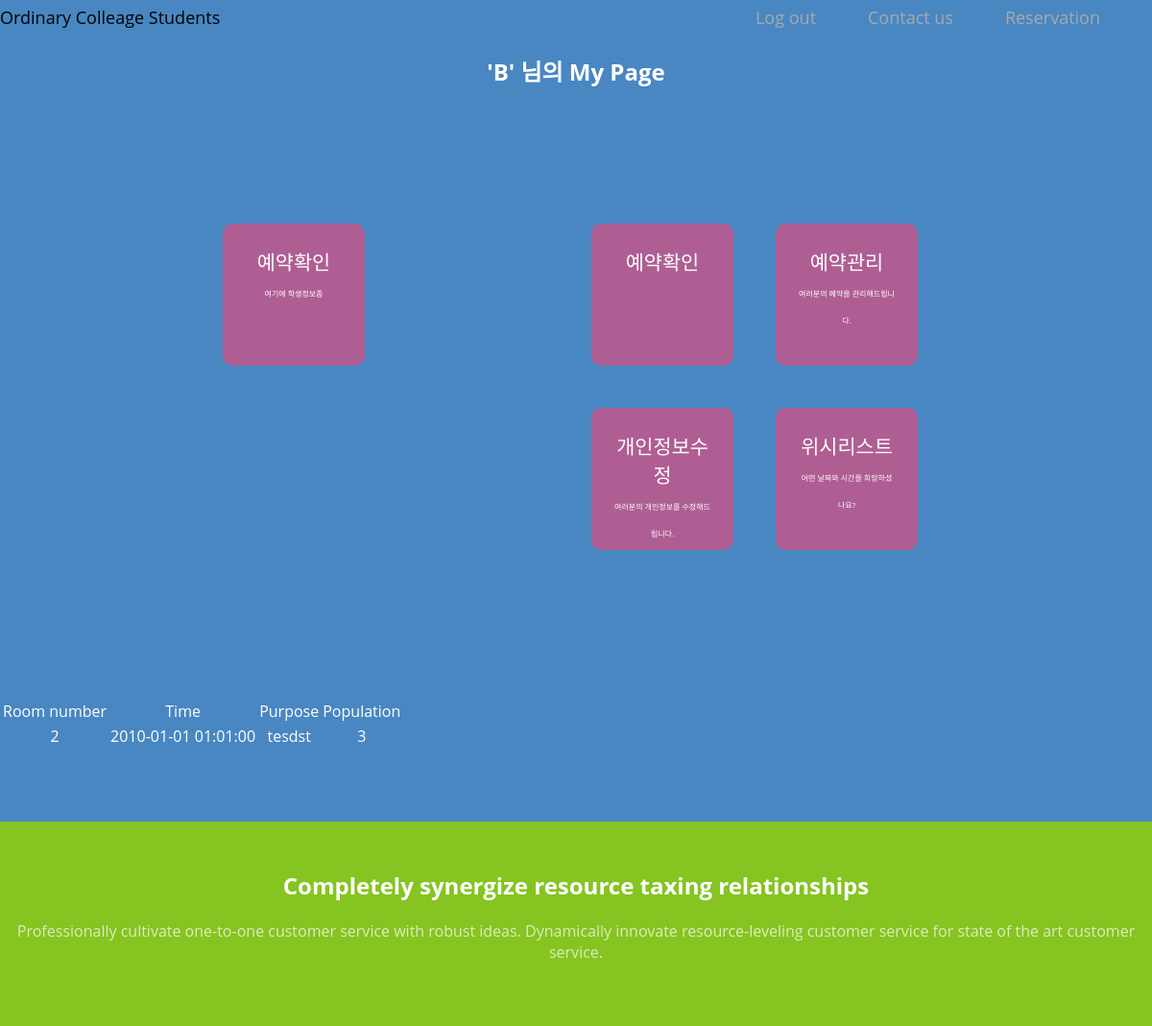
The page /mypage.php (signed in) on the database as committed earlier.
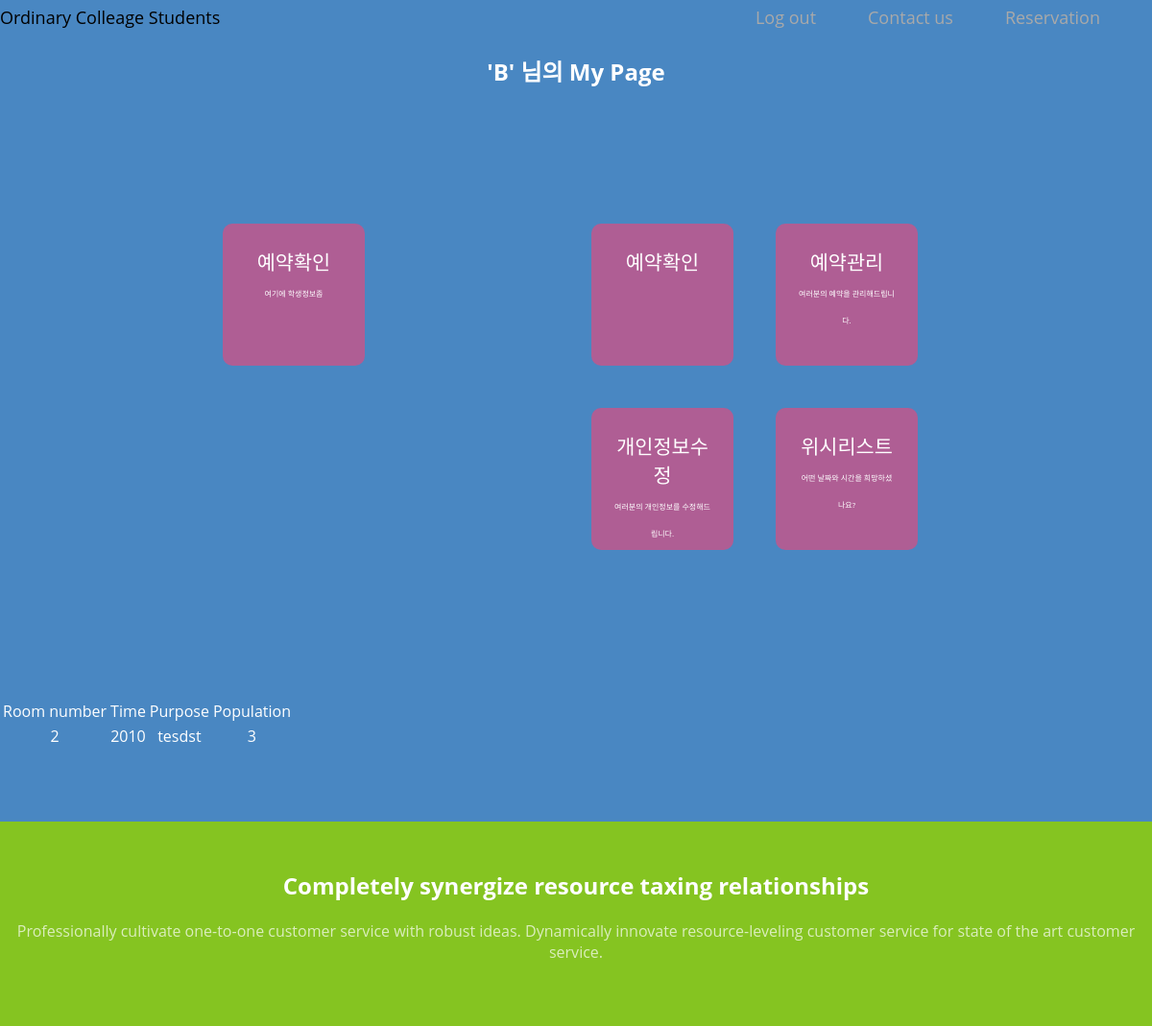
The same page on the database as committed later.
### tables this page shows
create table reservation(
	id varchar(30) not null,
	reserve_date integer not null,
	reserve_room_no integer not null,
	purpose varchar(300),
	population integer not null,
	constraint fk_room foreign key(reserve_room_no) references room(room_no) on delete cascade
);

### html/mypage.php (the view, shortened to what this page needs)
<!DOCTYPE html>
<html lang="en">
<head>
    <link href="css/style.css" rel="stylesheet">
    <link href="css/layout.css" rel="stylesheet">
    <link href="css/book.css" rel="stylesheet">
</head>
<body>
    <header>
        <ul>
            <a href="index.php">Ordinary Colleage Students</a>
            <li><a href="reserve.php">Reservation</a></li>
            <li><a href="contactus.html">Contact us</a></li>
            <li class="dropdown">
                Log out
            </li>
        </ul>
    </header>
    <nav>
                    <?php
                    if($_SESSION["status"] == "log_in") {
                        $user_id = $_SESSION["id"];
                        $query = "SELECT * FROM reservation WHERE id='$user_id'";
                        $db = new PDO("mysql:dbname=smash", "root", "root");
                        $rows = $db->query($query);
                    ?>
                        <h1>'<?= $user_id ?>' 님의 My Page</h1>
                        <div class = "wrapper">
                            <ul class = "sq clearfix">
                                <li class = "sq-item sq-item-large">
                                    <p class = "sq-item-anchor" > 예약확인</br><span>여기에 학생정보좀</span></p>
                                </li>
                                <li class = "sq-item">
                                    <a class = "sq-item-anchor" href=""> 예약확인 </a>
                                </li>
                                <li class = "sq-item">
                                    <a class = "sq-item-anchor" href=""> 예약관리 </br><span>여러분의 예약을 관리해드립니다.</span></a>
                                </li>
                                <li class = "sq-item ">
                                    <a class = "sq-item-anchor" href="modify_info.php"> 개인정보수정 </br><span>여러분의 개인정보를 수정해드립니다.</span></a>
                                </li>
                                <li class = "sq-item">
                                <a class = "sq-item-anchor" href=""> 위시리스트 </br><span>어떤 날짜와 시간을 희망하셨나요?</span></a>
                                </li>
                            </ul>
                        </div>
                        <table>
                            <tr><td>Room number</td><td>Time</td><td>Purpose</td><td>Population</td>
                    <?php
                            foreach ($rows as $row) {
                    ?>
                            <tr><td><?= $row["reserve_room_no"] ?></td><td><?= $row["reserve_date"] ?></td><td><?= $row["purpose"] ?></td><td><?= $row["population"] ?></td>
                    <?php
                        }
                    ?>
                        </table>
                    <?php
                    } else {
                        echo("<script>location.replace('index.php');</script>");
                    }
                    ?>
    </nav>
    <section class="intro">
        <div class="container">
            <div class="row">
                <div class="col-lg-8 col-lg-offset-2">
                    <h2 class="section-heading">Completely synergize resource taxing relationships</h2>
                    <p class="text-light">Professionally cultivate one-to-one customer service with robust ideas. Dynamically innovate resource-leveling customer service for state of the art customer service.</p>
                </div>
            </div>
        </div>
    </section>
</body>
</html>

### html/css/style.css (style rules this page uses)
html, body { width: 100%; height: 100%; font-family: 'Open Sans','Helvetica Neue',Arial,sans-serif; margin: 0; padding: 0; }
header { position: top relative; line-height: 2em; font-size: 18px; }
header li { display: inline; text-decoration-line: none; float: right; margin-right: 3em; color: darkgray; }
header a { text-decoration: none; margin-left: 0; }
nav { position: center relative; width: 100%; height: 100%; min-height: auto; min-width: 798px; text-align: center; color: #fff; background-image: url('../images/header.jpg'); background-position: center; background-size: cover; }
.intro { color: #fff; background-color: #85C421; padding: 50px 0; text-align: center; }
.section-heading { margin-top: 0; margin-bottom: 20px; }
.text-light { color: rgba(255,255,255,.7); }
.dropdown { position: relative; display: inline-block; }
.container { padding-right: 15px; padding-left: 15px; margin-right: auto; margin-left: auto; }

### html/css/book.css (style rules this page uses)
body,ul { margin: 0; padding: 0; }
nav { background-image: none; }
li { list-style-type: none; }
a { color:inherit; text-decoration: none; }
span { font-size: 0.5rem; z-index: 30; position: relative; }
body { background-color: rgb(73, 135, 194); }
.clearfix::after { content: ' '; display: block; clear: both; }
.wrapper { padding: 10px; color: white; width: 800px; margin : 100px auto; }
.sq { color: white; padding:1rem; }
.sq-item { float:left; width: 25%; padding-top: 25%; position: relative; }
.sq-item-anchor { background-color: rgb(175, 94, 148); position: absolute; left:0; top:0; right: 0; bottom: 0; width:100px; height:100px; margin: 1rem; padding: 1.5rem; border-radius: 10px; transition: all 1s; border: 0 solid white; font-size: 1.3rem; }
.sq-item-large { width: 50%; padding-top:50%; }

Rows that differ between the two databases and show on the page:
removed reservation: reserve_room_no "2", reserve_date "2010-01-01 01:01:00", purpose "tesdst", population "3"
added reservation: reserve_room_no "2", reserve_date "2010", purpose "tesdst", population "3"
